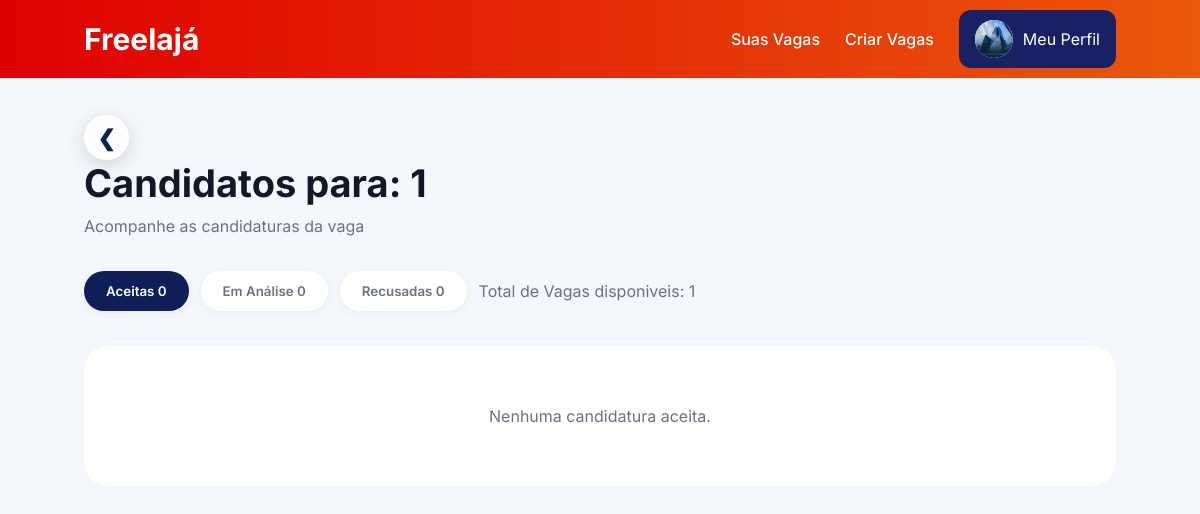
/vagas/vaga/21/candidatos/ (signed in), run on the app's committed database.
### usuario/models.py (models this page shows, shortened)
class Usuario(AbstractUser): #herda de AbstractUser para usar o sistema de autenticação do Django
    TIPOS = (
        ('empresa', 'Empresa'),
        ('freelancer', 'Freelancer'),
    )
    tipo_usuario = models.CharField(
        max_length=20,
        choices=TIPOS
    )

### perfis/models.py (models this page shows, shortened)
class Empresa(models.Model):  # modelo para representar as empresas que vão criar os eventos
    usuario = models.OneToOneField( #relacionamento um-para-um com o modelo Usuario, garantindo que cada empresa tenha um acesso associado
        Usuario,
        on_delete=models.CASCADE
    )
    foto = models.ImageField(
        upload_to='empresas/',
        blank=True,
        null=True
    )
    nomeFantasia = models.CharField(max_length=100)
    cnpj = models.CharField(max_length=18, unique=True)
    descricao = models.TextField()
    site = models.URLField(blank=True, null=True)
    avaliacao_media = models.FloatField(default=0, validators=[MinValueValidator(0), MaxValueValidator(5)])

### vagas/models.py (models this page shows, shortened)
class Vaga(models.Model):
    imagem = models.ImageField(
        upload_to='vagas/static/img/', #diretório onde as imagens serão armazenadas
        blank=True,
        null=True
    )
    STATUS = (
        ('aberto', 'Aberto'),
        ('cancelado', 'Cancelado'),
        ('fechado', 'Fechado'),
    )
    empresa = models.ForeignKey( # Uma empresa pode ter vários eventos, mas um evento pertence a apenas uma empresa
        Empresa,
        on_delete=models.CASCADE,
        related_name='vagas'
    )
    titulo = models.CharField(max_length=150)
    descricao = models.TextField()
    quantidadeVagas = models.IntegerField()
    quantidadeSelecionados = models.IntegerField(default=0)
    dataEvento = models.DateField()
    horarioInicio = models.TimeField()
    horarioFim = models.TimeField()
    criadoEm = models.DateTimeField(auto_now_add=True)
    finalizadoEm = models.DateTimeField(blank=True, null=True)
    endereco = models.CharField(max_length=255)
    CATEGORIAS = [
        ("programacao", "Programação"),
        ("recepcao", "Recepção"),
        ("seguranca", "Segurança"),
        ("garcom", "Garçom"),
        ("bartender", "Bartender"),
        ("cozinha", "Cozinha / Buffet"),
        ("limpeza", "Limpeza"),
        ("som_luz", "Som e Luz"),
        ("montagem", "Montagem e Estrutura"),
        ("fotografia", "Fotografia"),
        ("filmagem", "Filmagem"),
        ("atendimento", "Atendimento"),
        ("geral", "Geral / Apoio"),
    ]
    categoria = models.CharField(
        max_length=50,
        choices=CATEGORIAS
    )
    detalhes = models.JSONField(
        default=list,
        blank=True
    )
    @property
    def vagasRestantes(self):
        return self.quantidadeVagas - self.quantidadeSelecionados
    remuneracao = models.DecimalField(
        max_digits=8,
        decimal_places=2
    )
    status = models.CharField(
        max_length=20,
        choices=STATUS,
        default='aberto'
    )

### vagas/views.py (the view)
# urls.py: path('vaga/<int:vaga_id>/candidatos/', views.candidatosVaga, name='candidatosVaga'),
@login_required
def candidatosVaga(request, vaga_id):
    empresa = get_object_or_404(Empresa, usuario=request.user)
    vaga = get_object_or_404(Vaga, id=vaga_id)
    if vaga.empresa != empresa:
        raise PermissionDenied()
    hoje = timezone.now().date()
    candidaturas = Candidatura.objects.filter(
        vaga=vaga
    ).select_related('freelancer', 'freelancer__usuario')
    vagaFinalizada = (
        vaga.status == "finalizado"
        or vaga.dataEvento < hoje
    )
    pendentes = candidaturas.filter(
        status="pendente",
        vaga__dataEvento__gte=hoje
    )
    recusadas = candidaturas.filter(
        Q(status="recusado") |
        Q(status="pendente", vaga__dataEvento__lt=hoje)
    )
    aceitas = candidaturas.filter(status="aceito")
    avaliadas_ids = set(
        AvaliaFreelancer.objects.filter(
            empresa=empresa
        ).values_list('freelancer_id',  flat=True)
    )
    for candidatura in aceitas:
        candidatura.avaliada = candidatura.freelancer_id in avaliadas_ids
    context = {
        "vaga": vaga,
        "candidaturas": candidaturas,
        "vagaFinalizada": vagaFinalizada,
        "pendentes": pendentes,
        "aceitas": aceitas,
        "recusadas": recusadas,
        "total_analise": pendentes.count(),
        "total_aceitas": aceitas.count(),
        "total_recusadas": recusadas.count(),
    }
    return render(request, 'candidatos.html', context)

### notificacoes/context_processors.py (called while the page is built)
def notificacoes_nao_lidas(request):
    if request.user.is_authenticated:
        total = Notificacao.objects.filter(
            usuario=request.user,
            lida=False
        ).count()
    else:
        total = 0
    return {
        'notificacoes_nao_lidas': total
    }

### vagas/templates/candidatos.html (shortened to what this page needs)
{% extends 'baseEmpresa.html' %}
{% load static %}
{% block css %}
<link rel="stylesheet" href="{% static 'css/candidatos.css' %}">
{% endblock %}
{% block content %}
<div class="dashboard">
    <div class="page-header">
        <a href="{% url 'homeEmpresa' %}" class="return-arrow"> ❮</a>
        <div>
            <h1>Candidatos para: {{ vaga.titulo }}</h1>
            <p>Acompanhe as candidaturas da vaga</p>
        </div>
    </div>
    <div class="filter-tabs">
        <button class="filter-btn active" onclick="mostrarFormulario('aceitas', this)">Aceitas {{ total_aceitas}}</button>
        <button class="filter-btn" onclick="mostrarFormulario('pendentes', this)">Em Análise {{ total_analise}}</button>
        <button class="filter-btn" onclick="mostrarFormulario('recusadas', this)">Recusadas {{ total_recusadas }}</button>
        {% if not vagaFinalizada%}
        <p>Total de Vagas disponiveis: {{ vaga.vagasRestantes }}</p>
        {% endif %}
    </div>
    <div class="jobs-grid tab-content active" id="aceitas">
        {% for candidatura in aceitas %}
        <div class="job-card">
            <div class="freelancer-top">
                <div class="freelancer-avatar">
                    <span class="status-badge accepted">Aceito</span>
                    {% if candidatura.freelancer.foto %}
                    <img src="{{ candidatura.freelancer.foto.url }}">
                    {% else %}
                    <div class="avatar-placeholder">
                        {{ candidatura.freelancer.nomeCompleto|first }}
                    </div>
                    {% endif %}
                </div>
                <div class="freelancer-main-info">
                    <h3>{{ candidatura.freelancer.nomeCompleto }}</h3>
                    <div class="meta-info">
                        ⭐ {{ candidatura.freelancer.avaliacao_media|default:"0.0" }}
                        • 🎂 {{ candidatura.freelancer.idade|default:"20" }} anos
                        <p>📧 {{ candidatura.freelancer.usuario.email }}</p>
                    </div>
                </div>
            </div>
            <div class="freelancer-about">
                <p> {{ candidatura.freelancer.experiencia|default:"Sem descrição..."|truncatechars:140 }}</p>
            </div>
            <div class="job-actions">
                <a href="{% url 'perfilFreelancer' candidatura.freelancer.id candidatura.id %}"
                    class="job-btn view-btn">Ver perfil</a>
                {% if not vagaFinalizada%}
                <a href="{% url 'recusarCandidatura' candidatura.id %}" class="job-btn cancel-btn">Recusar</a>
                {% else%}
                {% if candidatura.avaliada %}
                <a href="{% url 'verAvaliacaoFreelancer' candidatura.id %}" class="job-btn ver-btn"> Ver Avaliação</a>
                {% else %}
                <a href="{% url 'avaliarFreelancer' candidatura.id %}" class="job-btn avaliar-btn"> Avaliar </a>
                {% endif %}
                {% endif%}
            </div>
        </div>
        {% empty %}
        <div class="empty-message"> Nenhuma candidatura aceita.</div>
        {% endfor %}
    </div>
</div>
{% endblock %}

### core/templates/baseEmpresa.html (shortened to what this page needs)
{% load static %}
<!DOCTYPE html>
<html lang="pt-BR">
<head>
    <link rel="stylesheet" href="{% static 'css/base.css' %}">
    {%block css%}{% endblock %}
</head>
<body>
    <header>
        <div class="navbar navbar-empresa">
            <div class="logo"><a href="{% url 'homeEmpresa' %}">Freelajá</a></div>
            <div class="nav-links">
                <a href="{% url 'homeEmpresa' %}">Suas Vagas</a>
                <a href="{% url 'criarVaga' %}">Criar Vagas</a>
                <div class="profile-menu">
                    <div class="profile-btn btn-empresa">
                        {% if request.user.empresa.foto %}
                        <img src="{{ request.user.empresa.foto.url }}" class="avatar"
                            alt="{{ request.user.empresa.nomeFantasia }}">
                        {% else %}
                        <div class="avatar-placeholder">{{ request.user.empresa.nomeFantasia|first }} </div>
                        {% endif %}
                        <span>Meu Perfil</span>
                    </div>
                </div>
            </div>
        </div>
        {%block content %}
        {% endblock %}
</body>
</html>

### core/static/css/base.css (style rules this page uses)
* { margin:0; padding:0; box-sizing:border-box; font-family:'Inter', system-ui, -apple-system, "Segoe UI", sans-serif; }
body { background:#f4f7fb; color:#111827; padding-top:75px; }
.navbar { position:fixed; top:0; left:0; width:100%; z-index:1000; display:flex; justify-content:space-between; align-items:center; padding:10px 7%; background:linear-gradient(90deg,#0e1e56,#7c3aed); color:white; }
.navbar.navbar-empresa { background:linear-gradient(90deg,#df0000,#ea580c); }
.logo a { font-size:30px; font-weight:700; text-decoration:none; color :white; }
.nav-links { display:flex; align-items:center; gap:25px; }
.nav-links a { text-decoration:none; color:white; font-weight:500; }
.profile-menu { position:relative; }
.profile-btn { display:flex; align-items:center; gap:10px; padding:10px 16px; border-radius:12px; background:rgba(255,255,255,0.15); cursor:pointer; transition:0.3s; }
.profile-btn.btn-empresa { background:#192164; }
.avatar { width:38px; height:38px; border-radius:50%; background:white; }
.return-arrow { width:45px; height:45px; border:none; border-radius:50%; background:rgba(255,255,255,.9); color:#0e1e56; font-size:22px; font-weight:bold; display:flex; align-items:center; justify-content:center; text-decoration:none; box-shadow:0 5px 20px rgba(0,0,0,.15); transition:.3s; cursor:pointer; }
.filter-btn { border:none; background:white; padding:12px 22px; border-radius:30px; font-weight:600; cursor:pointer; color:#6b7280; transition:.3s; box-shadow: 0 2px 10px rgba(0, 0, 0, .05); }
.filter-btn.active { background:#0e1e56; color:white; }

### vagas/static/css/candidatos.css (style rules this page uses)
.dashboard { padding: 40px 7%; }
.page-header { margin-bottom: 35px; }
.page-header h1 { font-size: 38px; font-weight: 700; color: #111827; margin-bottom: 10px; }
.page-header p { color: #6b7280; }
.filter-tabs p { color: #6b7280; align-self: center; }
.filter-tabs { display:flex; gap:12px; flex-wrap:wrap; margin-bottom:35px; }
.jobs-grid { display:grid; grid-template-columns:repeat( auto-fill, minmax(350px,1fr) ); gap:25px; }
.empty-message { grid-column:1/-1; text-align:center; padding:60px; background:white; border-radius:24px; color:#6b7280; }
.return-arrow { flex-shrink:0; }

### data on the page
Usuario: user.empresa.foto (picture)
Vaga: titulo "1", vagasRestantes "1"

### other printed values
{{ total_aceitas }} "0"
{{ total_analise }} "0"
{{ total_recusadas }} "0"
